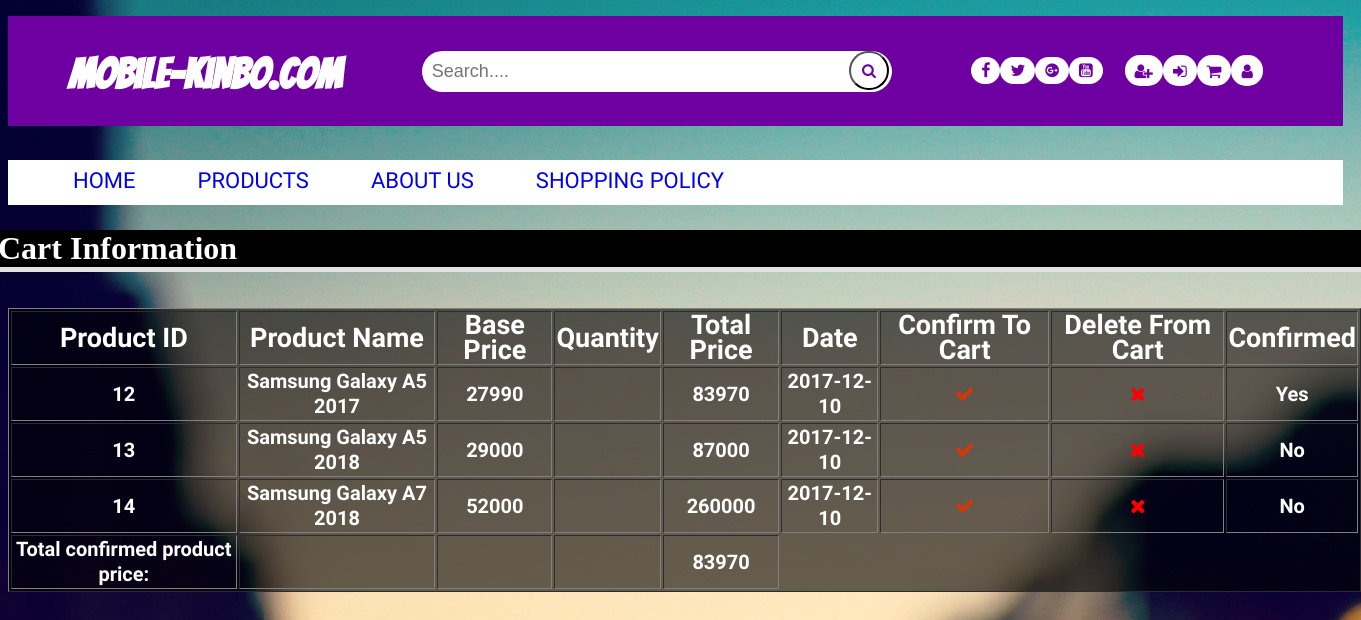
Page /LoginReminder.php (signed in) on the committed database.
### tables this page shows
CREATE TABLE `cart` (
  `Cart_ID` int(4) NOT NULL,
  `Cust_ID` int(4) NOT NULL,
  `ProductList` varchar(500) DEFAULT NULL,
  `TotalPrice` float NOT NULL,
  `Date` date DEFAULT NULL,
  `Status` varchar(10) NOT NULL
);

CREATE TABLE `product` (
  `Pro_ID` int(4) NOT NULL,
  `ProductName` varchar(50) NOT NULL,
  `Price` float DEFAULT NULL,
  `Stock` int(10) NOT NULL,
  `Details` varchar(150) DEFAULT NULL,
  `Cart_ID` int(4) NOT NULL,
  `Brand_ID` int(4) NOT NULL,
  `Image` blob NOT NULL
);

### LoginReminder.php (the view, shortened to what this page needs)
<!DOCTYPE html>
<html>
<head>
	<link rel="stylesheet" type="text/css" href="css/style.css">
	<link href="https://maxcdn.bootstrapcdn.com/font-awesome/4.7.0/css/font-awesome.min.css" rel="stylesheet">
	<link href="https://maxcdn.bootstrapcdn.com/font-awesome/4.7.0/css/font-awesome.min.css" rel="stylesheet">
</head>
<body class="MainContent">
<div id="topsection">
		<a href="Home.php"><h2>Mobile-Kinbo.com</h2></a>
        <div class=searchbar>
			<input id="sb" type="text" name="search_box" placeholder="Search...." maxlength="40">
			<button id="srcbtn" type="submit"><i class="fa fa-search" aria-hidden="true"></i></button>
		</div>
		<div class="topstuffs">
		<nav id="social">
		<ul>
			<li><a href="https://www.facebook.com/"><i class="fa fa-facebook" aria-hidden="true"></i></a></li>
			<li><a href="https://twitter.com/?lang=en"><i class="fa fa-twitter" aria-hidden="true"></i></a></li>
			<li><a href="https://plus.google.com/discover"><i class="fa fa-google-plus-official" aria-hidden="true"></i></a></li>
			<li><a href="https://www.youtube.com/"><i class="fa fa-youtube-square" aria-hidden="true"></i></a></li>
		</ul>
		</nav>
		<nav id=signlog>
             <ul>
             	<div class="tooltip"><li><a href="Registration.php"><i class="fa fa-user-plus" aria-hidden="true"></i></a></li>
				</div>
				   <div class="tooltip">
             	<li><a href="Login.php"><i class="fa fa-sign-in" aria-hidden="true"></i></a></li>
				</div>
				<div class="tooltip">
             	<li><a href="LoginReminder.php"><i class="fa fa-shopping-cart" aria-hidden="true"></i></i></a></li>
				</div>
				<div class="tooltip">
             	<li><a href="check.php"><i class="fa fa-user" aria-hidden="true"></i></a></li>
				</div>
             </ul>
		</nav>
	</div>
	</div>
	<div id="menu">
		<nav class="mainmenu">
			<ul>
				<li><a class=menutext style="text-decoration:none;" href="Home.php"  class="active">Home</a></li>
				<li><a class=menutext style="text-decoration:none;" href="ProductShow.php"  class="active">Products</a></li>
			<li><a class=menutext style="text-decoration:none;" href="Aboutus.php">About Us</a></li>
				<li><a class=menutext style="text-decoration:none;" href="#">Shopping Policy</a></li>
			</ul>
		</nav>
	</div>
	<div id="bottomsection">
	<h1>Cart Information</h1>
	<br><br>
	<?php
		if (!isset($_SESSION['logged_in'])) {
			echo "<h>Please Log in to see cart</h><br>";
			echo "<p>We will redirect to Log in page with in 5 seconds<p>";
			echo "<meta http-equiv=".'"Refresh"'. 'content = '.'"5;url=Login.php"'.'">';
		}
		else{
			require_once 'DB.php';
			$sql = "SELECT * FROM Cart WHERE Cust_ID = " . $_SESSION['Cust_ID'];
			$result = $conn->query($sql) or die("SQL Error: " . mysqli_connect_error($conn));
			if($result->num_rows == 0){
				echo "<script>";
				echo "alert('Failed to load Cart information! or No data found.')";
				echo "</script>";
				echo "<p>Buy some product here: <a href='ProductShow.php'>Go to product page</a><br>We will redirect to Home page with in 5 seconds<p>";
				echo "<meta http-equiv=".'"Refresh"'. 'content = '.'"5;url=Home.php"'.'">';
			}else{
				$totalPrice = "0";
				?>
			<table id="cartable"border="1" align="center" style="line-height: 25px;">
					<tr>
						<th class="a">Product ID</th>
						<th class="a">Product Name</th>
						<th class="a">Base Price</th>
						<th class="a">Quantity</th>
						<th class="a">Total Price</th>
						<th class="a">Date</th>
						<th class="a">Confirm To Cart</th>
						<th class="a">Delete From Cart</th>
						<th class="a">Confirmed</th>
					</tr>
				<?php
					$totalPriceSql = "SELECT * FROM Cart WHERE Cust_ID = " .'"'. $_SESSION['Cust_ID'] .'"'. 'and Status = ' . '"Yes"';
					$totalPriceSqlResult = $conn->query($totalPriceSql);
					while ($row3 = $totalPriceSqlResult->fetch_assoc()){
						$totalPrice+= $row3['TotalPrice'];
					}
				while ($row = $result->fetch_assoc()) {
					$sqlProduct = "SELECT * FROM Product WHERE Pro_ID = " . $row['ProductList'];
					$sqlProductResult = $conn->query($sqlProduct);
					$row2 = $sqlProductResult->fetch_assoc();
					?>
					<tr>
						<th><?php echo $row['ProductList'];?></th>
						<th><?php echo $row2['ProductName']; ?></th>
						<th><?php echo $row2['Price']; ?> </th>
						<th><?php echo $row['Quantity']; ?></th>
						<th><?php echo $row['TotalPrice'];?></th>
						<th><?php echo $row['Date'];?></th>
						<th>
							<a id="tick" href="cartConfirm.php?Cart_ID=<?php echo $row['Cart_ID']; ?>"><i class="fa fa-check" aria-hidden="true"></i>
</a>
						</th>
						<th>
							<a style="color: red;" href="cartDelete.php?Cart_ID=<?php echo $row['Cart_ID']; ?>"><i class="fa fa-times" aria-hidden="true"></i>
</a>
						</th>
						<th><?php echo $row['Status'];?></th>
					</tr>
					<?php
				}
				?>
				<tr>
					<th>Total confirmed product price: </th>
					<?php
						for ($i=0; $i<=2 ; $i++) {
							echo "<th></th>";
						}
					?>
					<th><?php echo $totalPrice; ?></th>
				</tr>
			</table>
				<?php
			}
		}
	?>
</div>
</body>
</html>

### css/style.css (style rules this page uses)
.searchbar #sb { position:absolute; left:31%; top:7%; width:30%; }
.searchbar #srcbtn { position:absolute; left:63%; top: 7%; }
#sb { width: 200px; padding: 10px; border: 1px solid #323232; border-radius: 4px; }
#social ul { position: absolute; right: 18%; top:6%; float: right; margin:0; padding: 0; display: flex; list-style-type: none; }
#social ul li a { line-height: 50px; padding: 5px 10px; text-decoration: none; }
#signlog ul { position: absolute; right: 6%; top:6%; float: right; margin:0; padding: 0; display: flex; list-style-type: none; font-family:'Roboto Mono', monospace; }
#signlog ul li a { line-height: 50px; padding: 5px 10px; border-radius: 25px; text-decoration: none; }
#topsection { width: 1350px; height: 120px; background-color: #B430D5; }
.mainmenu > ul { position: absolute; top:-40%; width: 97%; text-transform: uppercase; font-size: 20px; font-family: 'Roboto Mono', monospace; }
.mainmenu >ul >li { color: #F1CCFA; list-style-type: none; display: inline-block; padding: 5px 25px; padding-bottom:5px ; padding-top: 5px; padding-left: 25px; padding-right: 25px; position: relative; }

### LoginReminder.php (style rules this page uses)
.MainContent { text-align: none; min-height: 50%; max-height: 100%; min-width: 50%; max-width: 100%; background-image: url("image/productshowback.jpg"); }
#cartable { background:rgba(0,0,0,.6); color: white; font-family: 'Barlow Semi Condensed', sans-serif; font-size: 20px; }
#signlog ul li a { border-radius: 15px; background-color: white; color:#6E00A2; }
#social ul li a { color: #6E00A2; background-color: white; border-radius: 15px; }
#topsection { position: absolute; top:2%; width: 1335px; height: 110px; background-color: #6E00A2; }
#menu { position: absolute; top: 20%; width: 1335px; height: 40px; padding-bottom: 5px; background-color: white; font-family: 'Barlow Semi Condensed', sans-serif; }
#srcbtn { width: 40px; padding: 9px; border-radius: 25px; text-align: center; font-size: 15px; color: #6E00A2; background-color: white; }
#sb { font-size: 18px; border: none; border-radius: 50px; padding-right: 60px; }
h2 { font-family: sans-serif; color: white; position: absolute; right: 75%; top: 1%; font-family: bangers; font-size: 42px; }
.tooltip { position: relative; display: inline; border-bottom: .5px ; }
.mainmenu { font-family: 'Barlow Semi Condensed', sans-serif; color: black; }
.menutext { font-family: 'Barlow Semi Condensed', sans-serif; text-orientation: bold; font-size: 22px; }
.searchbar { position: relative; top:32%; }
.topstuffs { position: relative; top:30px; }
#bottomsection { position: absolute; top: 30%; }
h1, #rr { background: black; margin: auto; margin-top: -10px; margin-left: -10px; margin-right: -10px; color: white; border-bottom: 5px solid #e3e3e3; }
.a { font-size: 27px; }
#tick { color: #D53708; }

### rows in the picture
cart: ProductList "12", product.ProductName "Samsung Galaxy A5 2017", product.Price "27990", TotalPrice "83970", Date "2017-12-10", Status "Yes"
cart: ProductList "13", product.ProductName "Samsung Galaxy A5 2018", product.Price "29000", TotalPrice "87000", Date "2017-12-10", Status "No"
cart: ProductList "14", product.ProductName "Samsung Galaxy A7 2018", product.Price "52000", TotalPrice "260000", Date "2017-12-10", Status "No"

### other values in the picture
$totalPrice "83970"
